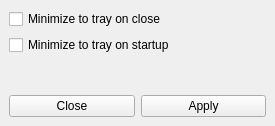
<?xml version="1.0" encoding="UTF-8"?>
<ui version="4.0">
 <class>SettingsWindow</class>
 <widget class="QMainWindow" name="SettingsWindow">
  <property name="geometry">
   <rect>
    <x>0</x>
    <y>0</y>
    <width>275</width>
    <height>126</height>
   </rect>
  </property>
  <property name="windowTitle">
   <string>GWEpp Settings</string>
  </property>
  <widget class="QWidget" name="centralwidget">
   <layout class="QGridLayout" name="gridLayout_2">
    <item row="2" column="0">
     <widget class="QPushButton" name="pushButton_close_window">
      <property name="text">
       <string>Close</string>
      </property>
     </widget>
    </item>
    <item row="0" column="0" colspan="2">
     <layout class="QGridLayout" name="gridLayout">
      <item row="1" column="0">
       <widget class="QCheckBox" name="checkBox_minimize_to_tray_on_startup">
        <property name="layoutDirection">
         <enum>Qt::LeftToRight</enum>
        </property>
        <property name="text">
         <string>Minimize to tray on startup</string>
        </property>
       </widget>
      </item>
      <item row="0" column="0">
       <widget class="QCheckBox" name="checkBox_minimize_to_tray_on_close">
        <property name="layoutDirection">
         <enum>Qt::LeftToRight</enum>
        </property>
        <property name="text">
         <string>Minimize to tray on close</string>
        </property>
       </widget>
      </item>
      <item row="2" column="0">
       <spacer name="verticalSpacer">
        <property name="orientation">
         <enum>Qt::Vertical</enum>
        </property>
        <property name="sizeHint" stdset="0">
         <size>
          <width>20</width>
          <height>40</height>
         </size>
        </property>
       </spacer>
      </item>
     </layout>
    </item>
    <item row="2" column="1">
     <widget class="QPushButton" name="pushButton_apply_settings">
      <property name="text">
       <string>Apply</string>
      </property>
     </widget>
    </item>
   </layout>
  </widget>
 </widget>
 <resources/>
 <connections/>
</ui>
